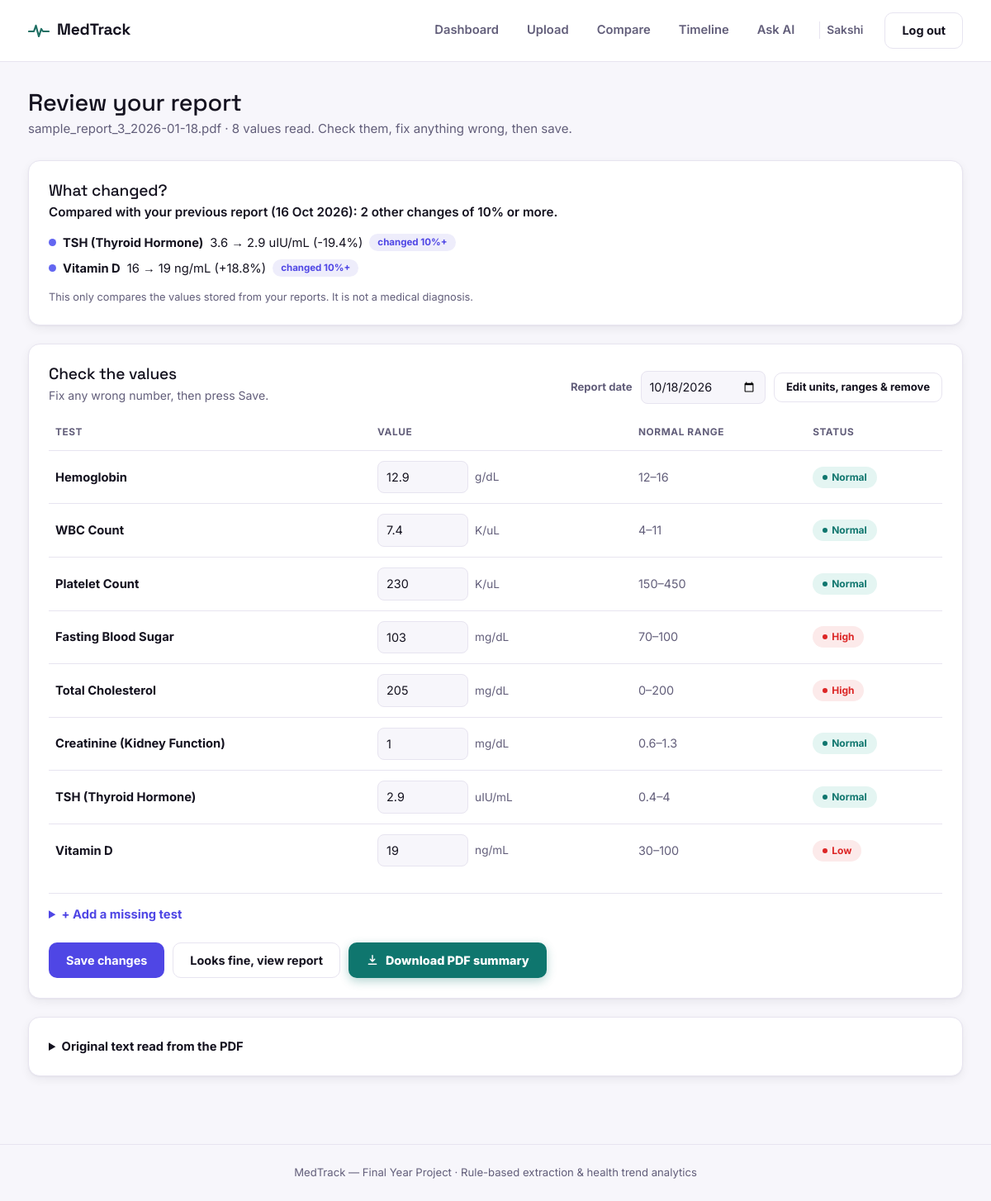
The app's page /reports/2/review (signed in) with its own data.
### models.py (models this page shows, shortened)
class User(UserMixin, db.Model):
    __tablename__ = "users"
    id = db.Column(db.Integer, primary_key=True)
    name = db.Column(db.String(120), nullable=False)
    email = db.Column(db.String(120), unique=True, nullable=False)
    password_hash = db.Column(db.String(256), nullable=False)
    created_at = db.Column(db.DateTime, default=datetime.utcnow)
    reports = db.relationship("Report", backref="user", cascade="all, delete-orphan")
    goals = db.relationship("Goal", backref="user", cascade="all, delete-orphan")

class Report(db.Model):
    __tablename__ = "reports"
    id = db.Column(db.Integer, primary_key=True)
    user_id = db.Column(db.Integer, db.ForeignKey("users.id"), nullable=False)
    filename = db.Column(db.String(255), nullable=False)
    original_name = db.Column(db.String(255), nullable=False)
    report_date = db.Column(db.Date, nullable=False)
    uploaded_at = db.Column(db.DateTime, default=datetime.utcnow)
    raw_text = db.Column(db.Text)
    results = db.relationship("TestResult", backref="report", cascade="all, delete-orphan")

class TestResult(db.Model):
    __tablename__ = "test_results"
    id = db.Column(db.Integer, primary_key=True)
    report_id = db.Column(db.Integer, db.ForeignKey("reports.id"), nullable=False)
    test_name = db.Column(db.String(120), nullable=False)
    value = db.Column(db.Float, nullable=False)
    unit = db.Column(db.String(40))
    ref_min = db.Column(db.Float)
    ref_max = db.Column(db.Float)
    flag = db.Column(db.String(20), default="normal")  # normal | abnormal | needs_review

### app.py (the view, shortened to what this page needs)
@app.route("/reports/<int:report_id>/review", methods=["GET", "POST"])
@login_required
def review_report(report_id):
    report = db.session.get(Report, report_id)
    if not report or report.user_id != current_user.id:
        abort(404)
    rows = [{
        "id": r.id,
        "name": r.test_name,
        "value": fmt_input(r.value),
        "unit": r.unit or "",
        "ref_min": fmt_input(r.ref_min),
        "ref_max": fmt_input(r.ref_max),
        "range_text": range_text(r.ref_min, r.ref_max),
        "flag": r.flag,
        "dir": result_direction(r),
    } for r in sorted(report.results, key=lambda x: x.id)]
    return render_template(
        "review.html",
        report=report,
        rows=rows,
        change=build_change_summary(report),
        blank_count=3 if rows else 6,
    )

### app.py (called while the page is built)
@login_manager.user_loader
def load_user(user_id):
    return db.session.get(User, int(user_id))

def compute_percentage_change(current_value, previous_value):
    if current_value is None or previous_value in (None, 0):
        return None
    return round(((current_value - previous_value) / abs(previous_value)) * 100, 1)

def fmt_num(v):
    if v is None:
        return "–"
    try:
        return f"{float(v):g}"
    except (TypeError, ValueError):
        return str(v)

def result_direction(result):
    v = result.value
    if v is None:
        return ""
    if result.ref_min is not None and v < result.ref_min:
        return "low"
    if result.ref_max is not None and v > result.ref_max:
        return "high"
    return ""

def fmt_input(v):
    if v is None:
        return ""
    try:
        f = float(v)
    except (TypeError, ValueError):
        return ""
    return str(int(f)) if f.is_integer() else str(f)

def range_text(ref_min, ref_max):
    lo, hi = fmt_input(ref_min), fmt_input(ref_max)
    if lo and hi:
        return f"{lo}\u2013{hi}"
    if lo:
        return f"\u2265 {lo}"
    if hi:
        return f"\u2264 {hi}"
    return "\u2014"

def get_previous_report(user_id, report):
    return (Report.query
            .filter(Report.user_id == user_id,
                    Report.id != report.id,
                    or_(Report.report_date < report.report_date,
                        and_(Report.report_date == report.report_date,
                             Report.id < report.id)))
            .order_by(Report.report_date.desc(), Report.id.desc())
            .first())

### templates/review.html (shortened to what this page needs)
{% extends "base.html" %}
{% block content %}
<div class="mt-page-head">
  <div>
    <h1>Review your report</h1>
    <p>{{ report.original_name }} &middot; {{ rows|length }} value{{ '' if rows|length == 1 else 's' }} read. Check them, fix anything wrong, then save.</p>
  </div>
</div>
<div class="mt-card">
  <h2>What changed?</h2>
  <p class="rv-headline">{{ change.headline }}</p>
  {% if change.has_previous and (change.worsened or change.improved or change.moved) %}
    <ul class="rv-changes">
      {% for c in change.moved %}
        <li>
          <span class="rv-dot rv-dot-info"></span>
          <b>{{ c.name }}</b> {{ c.prev }} &rarr; {{ c.value }} {{ c.unit }}{% if c.pct %} ({{ c.pct }}){% endif %}
          <span class="rv-tag rv-tag-info">changed 10%+</span>
        </li>
      {% endfor %}
    </ul>
  {% endif %}
  <div class="rv-note">This only compares the values stored from your reports. It is not a medical diagnosis.</div>
</div>
<form method="post" action="{{ url_for('review_report', report_id=report.id) }}">
  <div class="mt-card">
    <div class="rv-formhead">
      <div>
        <h2>Check the values</h2>
        <p class="rv-sub">Fix any wrong number, then press Save.</p>
      </div>
      <div class="rv-controls">
        <label for="report_date">Report date</label>
        <input type="date" id="report_date" name="report_date" class="rv-input" style="width:auto;"
               value="{{ report.report_date.isoformat() }}">
        {% if rows %}
          <button type="button" id="rvAdvBtn" class="mt-btn mt-btn-ghost rv-btn-sm">Edit units, ranges &amp; remove</button>
        {% endif %}
      </div>
    </div>
    {% if rows %}
    <div class="rv-scroll">
      <table class="mt-table rv-table" id="rvTable">
        <thead>
          <tr>
            <th>Test</th>
            <th>Value</th>
            <th>Normal range</th>
            <th>Status</th>
          </tr>
        </thead>
        <tbody>
          {% for r in rows %}
          <tr class="{% if r.flag == 'needs_review' %}rv-row-review{% endif %}">
            <td>
              <b>{{ r.name }}</b>
            </td>
            <td>
              <div class="rv-valwrap">
                <input class="rv-input rv-in-value" type="number" step="any" name="value_{{ r.id }}" value="{{ r.value }}" required>
                <span class="rv-unit-text">{{ r.unit }}</span>
              </div>
            </td>
            <td><span class="rv-range-text">{{ r.range_text }}</span></td>
            <td>
              {% if r.dir %}
                <span class="mt-badge abnormal rv-badge">{{ r.dir|capitalize }}</span>
              {% elif r.flag == 'needs_review' %}
                <span class="mt-badge needs_review rv-badge">Needs review</span>
              {% elif r.flag == 'abnormal' %}
                <span class="mt-badge abnormal rv-badge">Abnormal</span>
              {% else %}
                <span class="mt-badge normal rv-badge">Normal</span>
              {% endif %}
            </td>
          </tr>
          {% endfor %}
        </tbody>
      </table>
    </div>
    {% endif %}
    <details class="rv-addbox" {% if not rows %}open{% endif %}>
      <summary>+ Add a missing test</summary>
    </details>
    <div class="rv-actions">
      <button type="submit" class="mt-btn mt-btn-primary">Save changes</button>
      <a class="mt-btn mt-btn-ghost" href="{{ url_for('report_detail', report_id=report.id) }}">Looks fine, view report</a>
              <a class="mt-btn rv-btn-download" href="{{ url_for('export_summary_pdf') }}">
        <svg width="16" height="16" viewBox="0 0 24 24" fill="none"><path d="M12 4v11m0 0l-4-4m4 4l4-4M5 20h14" stroke="currentColor" stroke-width="2.2" stroke-linecap="round" stroke-linejoin="round"/></svg>
        Download PDF summary
      </a>
    </div>
  </div>
</form>
<details class="mt-card rv-raw">
  <summary>Original text read from the PDF</summary>
</details>
{% endblock %}

### templates/base.html (shortened to what this page needs)
<!DOCTYPE html>
<html lang="en">
<head>
<link href="https://cdn.jsdelivr.net/npm/bootstrap@5.3.3/dist/css/bootstrap.min.css" rel="stylesheet">
<link rel="stylesheet" href="{{ url_for('static', filename='css/style.css') }}?v=3">
</head>
<body>
<nav class="mt-navbar">
  <div class="mt-navbar-inner">
    <a class="mt-brand" href="{{ url_for('index') }}">
      <svg width="26" height="26" viewBox="0 0 26 26" fill="none" xmlns="http://www.w3.org/2000/svg">
        <polyline points="1,14 7,14 9.5,7 13,20 16,11 18,14 25,14" stroke="#1F6F63" stroke-width="2.2" stroke-linecap="round" stroke-linejoin="round" fill="none"/>
      </svg>
      <span>MedTrack</span>
    </a>
    <div class="mt-nav-links">
      {% if current_user.is_authenticated %}
        <a href="{{ url_for('dashboard') }}" class="mt-nav-link {% if request.endpoint=='dashboard' %}active{% endif %}">Dashboard</a>
        <a href="{{ url_for('upload') }}" class="mt-nav-link {% if request.endpoint=='upload' %}active{% endif %}">Upload</a>
        <a href="{{ url_for('compare_reports') }}" class="mt-nav-link {% if request.endpoint=='compare_reports' %}active{% endif %}">Compare</a>
        <a href="{{ url_for('timeline') }}" class="mt-nav-link {% if request.endpoint=='timeline' %}active{% endif %}">Timeline</a>
        <a href="{{ url_for('chat') }}" class="mt-nav-link {% if request.endpoint=='chat' %}active{% endif %}">Ask AI</a>
        <span class="mt-nav-user">{{ current_user.name.split(' ')[0] }}</span>
        <a href="{{ url_for('logout') }}" class="mt-btn mt-btn-ghost">Log out</a>
      {% endif %}
    </div>
  </div>
</nav>
<main class="mt-main">
  {% block content %}{% endblock %}
</main>
<footer class="mt-footer">
  <span>MedTrack — Final Year Project · Rule-based extraction & health trend analytics</span>
</footer>
</body>
</html>

### static/css/style.css (style rules this page uses)
:root { --paper: #F7F6FB; --surface: #FFFFFF; --ink: #14121F; --ink-soft: #625E7A; --border: #E7E4F0; --primary: #4F46E5; --primary-2: #4338CA; --primary-light: #6366F1; --primary-wash: #EEEDFB; --primary-gradient: linear-gradient(135deg, #4F46E5 0%, #4338CA 100%); --abnormal: #DC2626; --abnormal-wash: #FCEAEA; --review: #B45309; --review-wash: #FCF1DC; --normal: #0F766E; --normal-wash: #E4F5F2; --radius: 14px; --radius-sm: 10px; --radius-lg: 18px; --shadow: 0 1px 2px rgba(20, 18, 31, 0.04), 0 4px 12px rgba(20, 18, 31, 0.06); --shadow-lg: 0 2px 6px rgba(20, 18, 31, 0.05), 0 16px 32px -10px rgba(20, 18, 31, 0.14); --ease: cubic-bezier(0.16, 1, 0.3, 1); --ease-soft: cubic-bezier(0.4, 0, 0.2, 1); }
* { box-sizing: border-box; }
html, body { background: var(--paper); color: var(--ink); font-family: 'Inter', sans-serif; min-height: 100%; }
h1, h2, h3, h4, .mt-brand span, .mt-font-display { font-family: 'Space Grotesk', sans-serif; letter-spacing: -0.01em; color: var(--ink); }
a { text-decoration: none; }
.mt-navbar { background: var(--surface); border-bottom: 1px solid var(--border); position: sticky; top: 0; z-index: 20; }
.mt-navbar-inner { max-width: 1180px; margin: 0 auto; padding: 15px 24px; display: flex; align-items: center; justify-content: space-between; }
.mt-brand { display: flex; align-items: center; gap: 9px; font-weight: 700; font-size: 1.2rem; color: var(--ink); }
.mt-nav-links { display: flex; align-items: center; gap: 26px; }
.mt-nav-link { position: relative; color: var(--ink-soft); font-weight: 600; font-size: 0.92rem; padding: 6px 4px; border-bottom: 2px solid transparent; transition: color 0.15s var(--ease-soft), border-color 0.15s var(--ease-soft); }
.mt-nav-user { font-size: 0.86rem; font-weight: 600; color: var(--ink-soft); padding-left: 8px; border-left: 1px solid var(--border); }
.mt-btn { display: inline-flex; align-items: center; justify-content: center; padding: 10px 20px; border-radius: var(--radius-sm); font-weight: 700; font-size: 0.9rem; border: 1px solid transparent; cursor: pointer; transition: background 0.15s var(--ease-soft), border-color 0.15s var(--ease-soft), color 0.15s var(--ease-soft); }
.mt-btn-primary { background: var(--primary); color: #fff; }
.mt-btn-ghost { background: transparent; border-color: var(--border); color: var(--ink); }
.mt-main { max-width: 1180px; margin: 0 auto; padding: 32px 24px 60px; min-height: 70vh; }
.mt-footer { text-align: center; padding: 24px; color: var(--ink-soft); font-size: 0.82rem; border-top: 1px solid var(--border); }
.mt-page-head { margin-bottom: 26px; display: flex; align-items: flex-end; justify-content: space-between; flex-wrap: wrap; gap: 12px; }
.mt-page-head h1 { font-size: 1.8rem; margin: 0; }
.mt-page-head p { color: var(--ink-soft); margin: 4px 0 0; font-size: 0.94rem; }
.mt-card { background: var(--surface); border: 1px solid var(--border); border-radius: var(--radius); padding: 24px; margin-bottom: 22px; box-shadow: var(--shadow); }
.mt-card h2 { font-size: 1.2rem; margin-bottom: 4px; }
.mt-table { width: 100%; border-collapse: collapse; }
.mt-table th { text-align: left; font-size: 0.74rem; text-transform: uppercase; letter-spacing: 0.05em; color: var(--ink-soft); font-weight: 700; padding: 12px 14px; border-bottom: 1px solid var(--border); }
.mt-table td { padding: 13px 14px; border-bottom: 1px solid var(--border); font-size: 0.92rem; }
.mt-table tr:last-child td { border-bottom: none; }
.mt-badge { display: inline-flex; align-items: center; gap: 5px; padding: 4px 12px; border-radius: 999px; font-size: 0.75rem; font-weight: 700; }
.mt-badge::before { content: ''; width: 6px; height: 6px; border-radius: 50%; }
.mt-badge.normal { background: var(--normal-wash); color: var(--normal); }
.mt-badge.normal::before { background: var(--normal); }
.mt-badge.abnormal { background: var(--abnormal-wash); color: var(--abnormal); }
.mt-badge.abnormal::before { background: var(--abnormal); }
body, .mt-navbar, .mt-card, .mt-stat-card, .mt-feature-card, .mt-stats-item, .mt-hiw-step, .mt-auth-wrap, .mt-table, .mt-input, .mt-demo-doc, .mt-demo-table-card, .mt-empty, .mt-tech-badge, .mt-dropzone, .mt-raw-text { transition: background-color 0.2s var(--ease-soft), border-color 0.2s var(--ease-soft), color 0.2s var(--ease-soft); }
html { scroll-behavior: smooth; }
:root { --sev-mild: #A16207; --sev-mild-wash: #FEF6D8; --sev-moderate: #EA580C; --sev-moderate-wash: #FDE9DC; --sev-severe: #DC2626; --sev-severe-wash: #FCEAEA; }

### records on screen
User: name "Sakshi"
Report: original_name "sample_report_3_2026-01-18.pdf", report_date "10/18/2026"
TestResult: name "TSH (Thyroid Hormone)", prev "3.6", value "2.9", unit "uIU/mL", pct "-19.4%", range_text "0.4–4", flag "Normal"
TestResult: name "Vitamin D", prev "16", value "19", unit "ng/mL", pct "+18.8%", range_text "30–100", dir "Low"
TestResult: name "Hemoglobin", value "12.9", unit "g/dL", range_text "12–16", flag "Normal"
TestResult: name "WBC Count", value "7.4", unit "K/uL", range_text "4–11", flag "Normal"
TestResult: name "Platelet Count", value "230", unit "K/uL", range_text "150–450", flag "Normal"
TestResult: name "Fasting Blood Sugar", value "103", unit "mg/dL", range_text "70–100", dir "High"
TestResult: name "Total Cholesterol", value "205", unit "mg/dL", range_text "0–200", dir "High"
TestResult: name "Creatinine (Kidney Function)", value "1", unit "mg/dL", range_text "0.6–1.3", flag "Normal"

### other values on screen
{{ rows|length }} "8"
{{ '' if rows|length == 1 else 's' }} "s"
{{ change.headline }} "Compared with your previous report (16 Oct 2026): 2 other changes of 10% or more."
